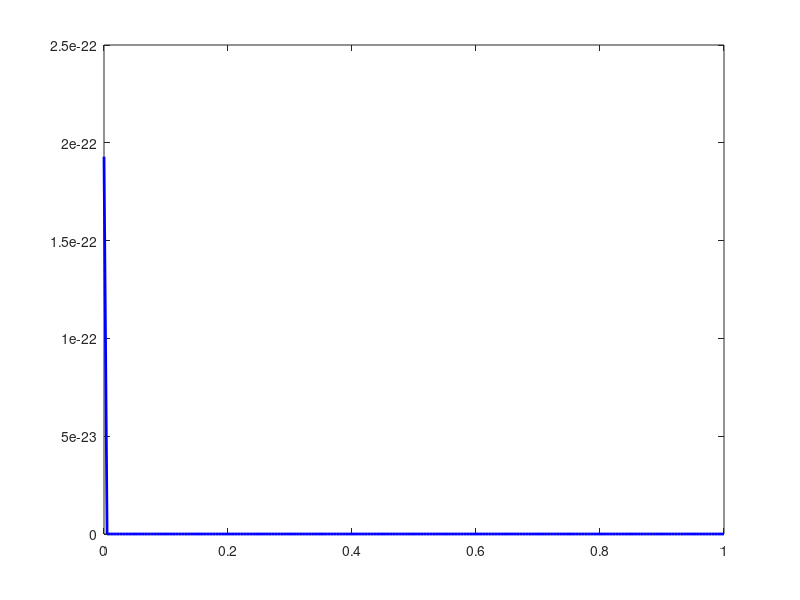

Recreate this plot in MATLAB. (Note: this script raises an error after producing the figure.)
% 1. Parámetros principales y Espaciales
Puntos_t = 801; % 8s / dt(0.01) + 1
Puntos_x = 201; % 1m / dx(0.005) + 1
xL = 1;              
x = linspace(0, xL, Puntos_x); 
dx = x(2) - x(1); % Extrae el dx real
t = linspace(0, 8, Puntos_t); 
dt = t(2) - t(1); % Extrae el dt real
% Selección de las 3 alternativas de velocidad
c1 = 0.33;
caso_simulacion = 2; % Cambiar a: 1 (c2=c1), 2 (c2=50% menos) o 3 (c2=50% más)
if caso_simulacion == 1
    c2 = c1;
elseif caso_simulacion == 2
    c2 = c1 * 0.5;
else
    c2 = c1 * 1.5;
end
% 2. Definir Lambda dependiente de la posición (espacio)
Lambda = zeros(1, Puntos_x);
Lambda(x <= 2/3) = c1 * (dt/dx);   % Velocidad normal para los primeros 2/3
Lambda(x > 2/3)  = c2 * (dt/dx);   % Velocidad seleccionada para el último 1/3
% Precalcular constante L2 solo para los nodos interiores (índices 2 a fin-1)
L2 = Lambda(2:end-1).^2; 
% 3. Parámetros del pulso y Tiempo
alpha = 50; 
t0 = 1; 
% Inicializar la matriz de solución U(t, x)
U = zeros(Puntos_t, Puntos_x);
% Pre-calcular el pulso para todos los instantes de tiempo
pulso = exp(-alpha * (t - t0).^2);
% Condición inicial para los primeros dos pasos de tiempo en el borde izquierdo
U(1, 1) = pulso(1); 
U(2, 1) = pulso(2); 
% 4. Resolución Temporal
for j = 2:Puntos_t-1
    % Condición de borde izquierda
    U(j+1, 1) = pulso(j+1);
    
    % Resolución vectorizada espacial. 
    U(j+1, 2:end-1) = L2 .* U(j, 3:end) + 2*(1 - L2) .* U(j, 2:end-1) + L2 .* U(j, 1:end-2) - U(j-1, 2:end-1);
    
    % Condición de borde derecha fija
    U(j+1, end) = 0;
end
% ----------------------------------
% 5. Animación Dinámica
figure('Name', sprintf('Propagación - Caso %d', caso_simulacion));
for j = 1:1:Puntos_t % Salto ajustado para velocidad de reproducción
    plot(x, U(j, :), 'b', 'LineWidth', 2);
    hold on;
    xline(2/3, 'r--', 'Discontinuidad de densidad');
    hold off;
    
    axis([0 xL -1 1.5]); 
    xlabel('Posición x (m)');
    ylabel('Amplitud u(t,x)');
    title(sprintf('Onda en el tiempo t = %.2f s (Caso %d)', t(j), caso_simulacion));
    grid on;
    drawnow;
end
